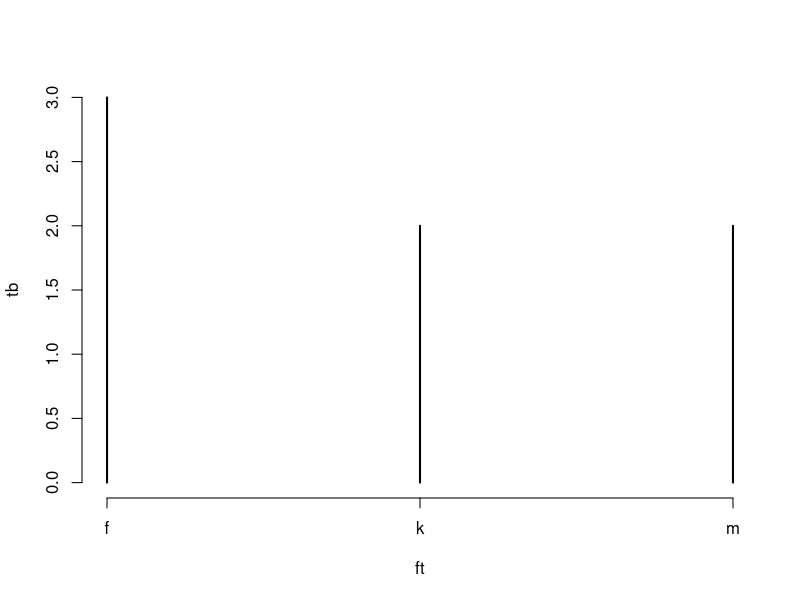
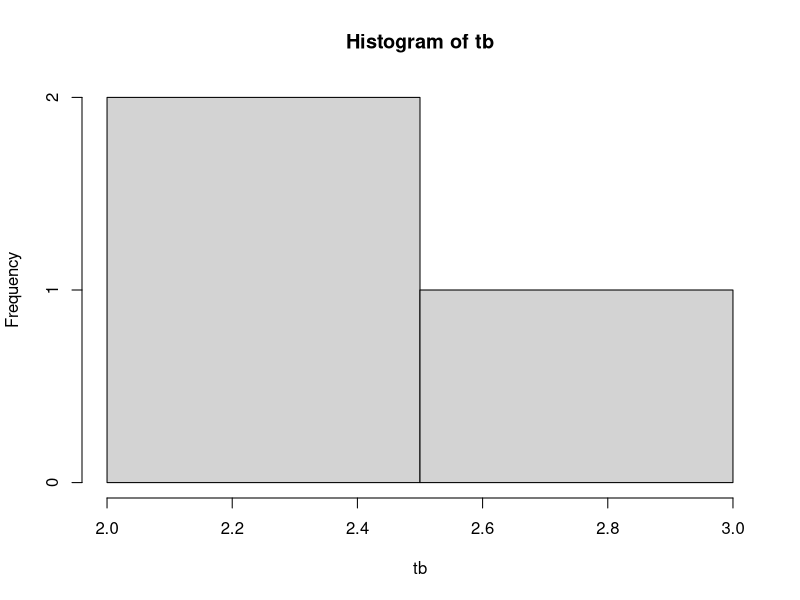

The R script that drew these images, in order:
ft <- c("f","f","m","m","f","k","k")


# 벡터의 특수한 형태로 설문조사의 선택문항 등 카테고리를 저장할 수 있는 벡터인 factor라는 형태가 있다.
# factor는 벡터를 기본으로 하여 함수 factor()를 이용하여 작성할 수 있다.
# level은 factor에 포함된 카테코리 목록.
ft2 <- factor(ft)
# [1] f f m m f k k
# Levels: f k m


# table() 동일한 개체가 출현한 횟수를 정리해서 보여줌.
# data.frame()과는 다르다. (data.frame은 열을 기준으로 데이터를 정리)
tb <- table(ft)
# f k m 
# 3 2 2 
tb2 <- table(ft2)
# f k m 
# 3 2 2 

# table과 plot, hist
plot(tb) # plot() 함수를 이용하여 freq 현황 출력
hist(tb) # hist() 함수를 이용하여 분포 현황 출력
